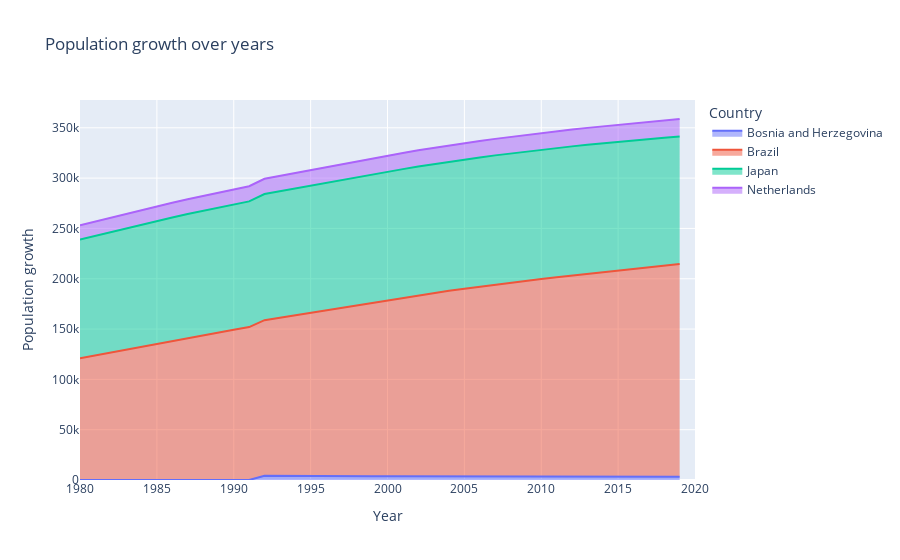

Write notebook code for a chart like this one.
### Markdown cell above
The filled area plot showing population growth per year underscores another critical point: as the global population increases, so does the demand for energy and resources, which often results in higher CO2 emissions. This further amplifies the environmental degradation, creating a vicious cycle. The evidence overwhelmingly supports the need for urgent action to reduce CO2 emissions to mitigate these devastating impacts on our environment and ensure a sustainable future.

### Code cell
import pandas as pd
import plotly.express as px

# Load the dataset
df = pd.read_csv(r"energy_CSV.csv", encoding='ISO-8859-1')

# Check the first few rows and columns of the dataframe to ensure it's loaded correctly
# print(df.head())
# print(df.columns)

# Assuming 'Year' is the column for years, 'Population' is the column for population, and 'Country' is the column for country in your dataset
year_column = 'Year'
population_column = 'Population'
country_column = 'Country'

# Select the countries you want to plot
countries_to_plot = ['Bosnia and Herzegovina', 'Netherlands', 'Brazil', 'Japan']  # Ensure these match the country names in your dataset

# Filter the data for the selected countries
df_filtered = df[df[country_column].isin(countries_to_plot)]

# Create the area plot
fig = px.area(df_filtered, x=year_column, y=population_column, color=country_column,
              title="Population growth over years",
              labels={year_column: "Year", population_column: "Population growth"})

# Update the layout to set the x-axis range
fig.update_layout(xaxis=dict(range=[1980, 2020]))

# Show the plot
fig.show()

### Figure 1 — Plotly figure (JSON) as saved in the notebook; plotly's stock layout.template omitted (floating-point values rounded to 4 significant figures; data arrays with more than 128 entries replaced by an {"elided": "..."} marker saying what was removed)
{"data": [{"fillpattern": {"shape": ""}, "hovertemplate": "Country=Bosnia and Herzegovina<br>Year=%{x}<br>Population growth=%{y}<extra></extra>", "legendgroup": "Bosnia and Herzegovina", "line": {"color": "#636efa"}, "marker": {"symbol": "circle"}, "mode": "lines", "name": "Bosnia and Herzegovina", "orientation": "v", "showlegend": true, "stackgroup": "1", "type": "scatter", "x": {"elided": "240 int values"}, "xaxis": "x", "y": {"elided": "240 float values"}, "yaxis": "y"}, {"fillpattern": {"shape": ""}, "hovertemplate": "Country=Brazil<br>Year=%{x}<br>Population growth=%{y}<extra></extra>", "legendgroup": "Brazil", "line": {"color": "#EF553B"}, "marker": {"symbol": "circle"}, "mode": "lines", "name": "Brazil", "orientation": "v", "showlegend": true, "stackgroup": "1", "type": "scatter", "x": {"elided": "240 int values"}, "xaxis": "x", "y": {"elided": "240 float values"}, "yaxis": "y"}, {"fillpattern": {"shape": ""}, "hovertemplate": "Country=Japan<br>Year=%{x}<br>Population growth=%{y}<extra></extra>", "legendgroup": "Japan", "line": {"color": "#00cc96"}, "marker": {"symbol": "circle"}, "mode": "lines", "name": "Japan", "orientation": "v", "showlegend": true, "stackgroup": "1", "type": "scatter", "x": {"elided": "240 int values"}, "xaxis": "x", "y": {"elided": "240 float values"}, "yaxis": "y"}, {"fillpattern": {"shape": ""}, "hovertemplate": "Country=Netherlands<br>Year=%{x}<br>Population growth=%{y}<extra></extra>", "legendgroup": "Netherlands", "line": {"color": "#ab63fa"}, "marker": {"symbol": "circle"}, "mode": "lines", "name": "Netherlands", "orientation": "v", "showlegend": true, "stackgroup": "1", "type": "scatter", "x": {"elided": "240 int values"}, "xaxis": "x", "y": {"elided": "240 float values"}, "yaxis": "y"}], "layout": {"legend": {"title": {"text": "Country"}, "tracegroupgap": 0}, "title": {"text": "Population growth over years"}, "xaxis": {"anchor": "y", "domain": [0, 1], "range": [1980, 2020], "title": {"text": "Year"}}, "yaxis": {"anchor": "x", "domain": [0, 1], "title": {"text": "Population growth"}}}}
